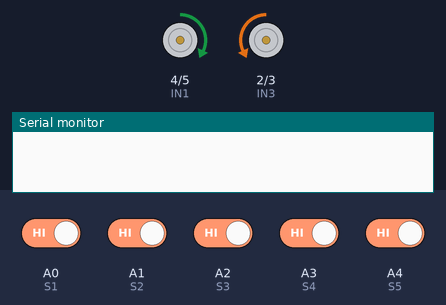
Simulated run of this sketch. Board: Arduino Uno, built with avr-gcc and run on an emulated ATmega328P. Shown: motor-driver pin pairs drawn as motors (green arrow = first pin HIGH = forward, orange = second pin HIGH = backward, longer = more drive, scaled by the enable pin), the last lines printed to the serial monitor. Inputs (shaded band) come from the test bench; at power-on: A0 (S1), A1 (S2), A2 (S3), A3 (S4), A4 (S5) HIGH.

Above: at 1.2 s.
1.3 s: A0 (S1) driven LOW
At 1.7 s:
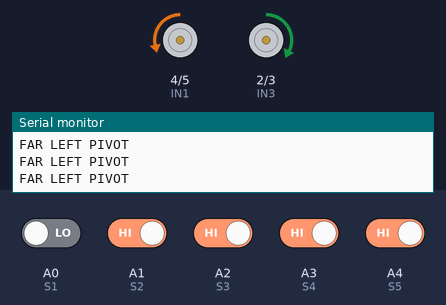
2.8 s: A2 (S3) driven LOW
At 3.1 s:
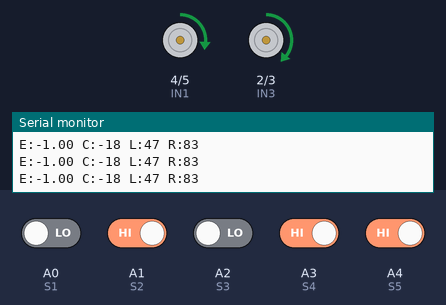
4.3 s: A3 (S4) driven LOW
At 5.5 s:
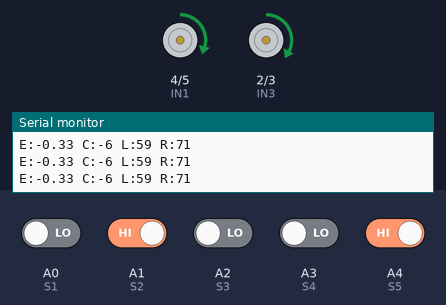
5.8 s: A1 (S2) driven LOW
At 6.8 s:
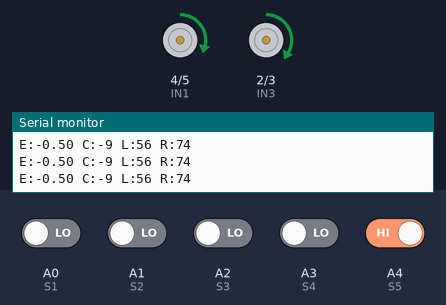
8.8 s: A4 (S5) driven LOW
At 9.1 s:
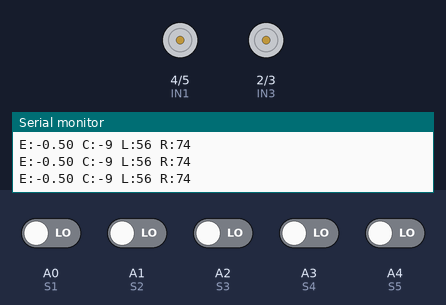
10.3 s: A2 (S3) driven HIGH
At 11.0 s:
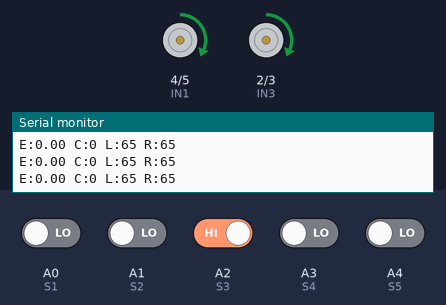
Timing chart, 0 to 12.8 s (numbered marks = the images above; inputs shaded):
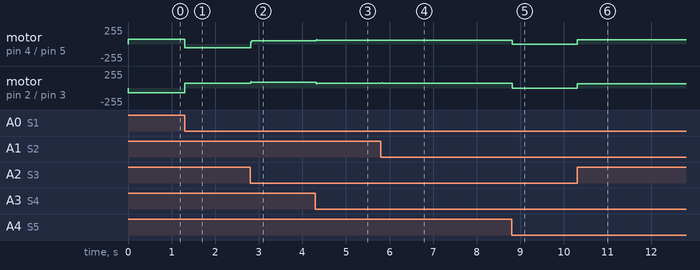

The sketch:

car2.ino
```cpp
// ============================================================
//  LINE FOLLOWER - FAR RIGHT SENSOR OVERSHOOT FIXED
//  BLACK = 0 (line), WHITE = 1 (surface)
// ============================================================

#define S1 A0   // Far Left
#define S2 A1   // Mid Left
#define S3 A2   // Center
#define S4 A3   // Mid Right
#define S5 A4   // Far Right

#define ENA 10
#define IN1  4
#define IN2  5
#define ENB  9
#define IN3  2
#define IN4  3

// ============================================================
//  PID
// ============================================================
float Kp = 18.0;
float Ki =  0.0;
float Kd = 12.0;

const int BASE_SPEED  = 65;
const int MAX_SPEED   = 120;
const int MIN_SPEED   = -120;

float lastError = 0;
float integral  = 0;
int   lastDir   = 1;

// ============================================================
void setup() {
  pinMode(S1, INPUT); pinMode(S2, INPUT); pinMode(S3, INPUT);
  pinMode(S4, INPUT); pinMode(S5, INPUT);
  pinMode(ENA, OUTPUT); pinMode(IN1, OUTPUT); pinMode(IN2, OUTPUT);
  pinMode(ENB, OUTPUT); pinMode(IN3, OUTPUT); pinMode(IN4, OUTPUT);
  Serial.begin(9600);
}

// ============================================================
void loop() {
  int s1 = digitalRead(S1);
  int s2 = digitalRead(S2);
  int s3 = digitalRead(S3);
  int s4 = digitalRead(S4);
  int s5 = digitalRead(S5);

  // ── ALL BLACK = STOP ──────────────────────────────────────
  if (s1==0 && s2==0 && s3==0 && s4==0 && s5==0) {
    stopMotors();
    integral = 0; lastError = 0;
    return;
  }

  // ── ALL WHITE = lost line, spin to find it ────────────────
  if (s1==1 && s2==1 && s3==1 && s4==1 && s5==1) {
    integral = 0;
    if (lastDir < 0) moveMotors(-70, 70);
    else             moveMotors( 70,-70);
    return;
  }

  // ============================================================
  //  FAR RIGHT SENSOR FIX — THE MAIN FIX
  //
  //  Problem was: S5 black → correction too big → overshoot
  //  Fix:         S5 black → STOP left wheel completely
  //                        → RIGHT wheel slow reverse
  //                        → Robot gently pivots right
  //                        → Waits until S3 or S4 sees line
  //                        → Then goes back to normal PID
  // ============================================================

  // FAR RIGHT only — hardest right turn needed
  if (s5==0 && s4==1 && s3==1 && s2==1 && s1==1) {
    lastDir = 1;
    integral = 0;
    // Left wheel forward slow, Right wheel reverse slow = gentle right pivot
    moveMotors(60, -50);
    Serial.println("FAR RIGHT PIVOT");
    return;
  }

  // FAR RIGHT + MID RIGHT — still needs strong right turn
  if (s5==0 && s4==0 && s3==1 && s2==1 && s1==1) {
    lastDir = 1;
    integral = 0;
    moveMotors(70, -40);
    Serial.println("MID+FAR RIGHT PIVOT");
    return;
  }

  // FAR LEFT only — hardest left turn needed
  if (s1==0 && s2==1 && s3==1 && s4==1 && s5==1) {
    lastDir = -1;
    integral = 0;
    // Right wheel forward slow, Left wheel reverse slow = gentle left pivot
    moveMotors(-55, 70);
    Serial.println("FAR LEFT PIVOT");
    return;
  }

  // FAR LEFT + MID LEFT — still needs strong left turn
  if (s1==0 && s2==0 && s3==1 && s4==1 && s5==1) {
    lastDir = -1;
    integral = 0;
    moveMotors(-45, 75);
    Serial.println("MID+FAR LEFT PIVOT");
    return;
  }

  // ============================================================
  //  NORMAL PID — center sensors handle smooth turns
  // ============================================================
  float num = 0, den = 0;
  float w[5] = {-2.0, -1.0, 0.0, 1.0, 2.0};
  int   sv[5] = {s1, s2, s3, s4, s5};

  for (int i = 0; i < 5; i++) {
    if (sv[i] == 0) {
      num += w[i];
      den += 1.0;
    }
  }

  float error = (den > 0) ? (num / den) : lastError;

  if (error < -0.1) lastDir = -1;
  if (error >  0.1) lastDir =  1;

  integral += error;
  integral  = constrain(integral, -30, 30);

  float derivative = error - lastError;
  float correction = (Kp * error) + (Ki * integral) + (Kd * derivative);
  lastError = error;

  int leftSpeed  = BASE_SPEED + (int)correction;
  int rightSpeed = BASE_SPEED - (int)correction;

  leftSpeed  = constrain(leftSpeed,  MIN_SPEED, MAX_SPEED);
  rightSpeed = constrain(rightSpeed, MIN_SPEED, MAX_SPEED);

  moveMotors(leftSpeed, rightSpeed);

  Serial.print("E:"); Serial.print(error);
  Serial.print(" C:"); Serial.print((int)correction);
  Serial.print(" L:"); Serial.print(leftSpeed);
  Serial.print(" R:"); Serial.println(rightSpeed);
}

// ============================================================
void moveMotors(int L, int R) {
  if (L >= 0) { analogWrite(ENA,  L); digitalWrite(IN1,HIGH); digitalWrite(IN2,LOW);  }
  else        { analogWrite(ENA, -L); digitalWrite(IN1,LOW);  digitalWrite(IN2,HIGH); }
  if (R >= 0) { analogWrite(ENB,  R); digitalWrite(IN3,HIGH); digitalWrite(IN4,LOW);  }
  else        { analogWrite(ENB, -R); digitalWrite(IN3,LOW);  digitalWrite(IN4,HIGH); }
}

void stopMotors() {
  analogWrite(ENA,0); digitalWrite(IN1,LOW); digitalWrite(IN2,LOW);
  analogWrite(ENB,0); digitalWrite(IN3,LOW); digitalWrite(IN4,LOW);
}
```

Measured:
- after the input at 1.3 s, motor on pin 4 (IN1) / pin 5 (IN2): forward 70/255 → backward 55/255 at once; motor on pin 2 (IN3) / pin 3 (IN4): backward 70/255 → forward 70/255 at once
- after the input at 2.8 s, motor on pin 4 (IN1) / pin 5 (IN2): backward 55/255 → forward 47/255 at once; motor on pin 2 (IN3) / pin 3 (IN4): forward 70/255 → forward 83/255 at once
- after the input at 4.3 s, motor on pin 4 (IN1) / pin 5 (IN2): forward 47/255 → forward 59/255 at once; motor on pin 2 (IN3) / pin 3 (IN4): forward 83/255 → forward 71/255 at once
- after the input at 5.8 s, motor on pin 4 (IN1) / pin 5 (IN2): forward 59/255 → forward 56/255 at once; motor on pin 2 (IN3) / pin 3 (IN4): forward 71/255 → forward 74/255 at once
- after the input at 8.8 s, motor on pin 4 (IN1) / pin 5 (IN2): forward 56/255 → stopped at once; motor on pin 2 (IN3) / pin 3 (IN4): forward 74/255 → stopped at once
- after the input at 10.3 s, motor on pin 4 (IN1) / pin 5 (IN2), motor on pin 2 (IN3) / pin 3 (IN4): stopped → forward 65/255 at once
